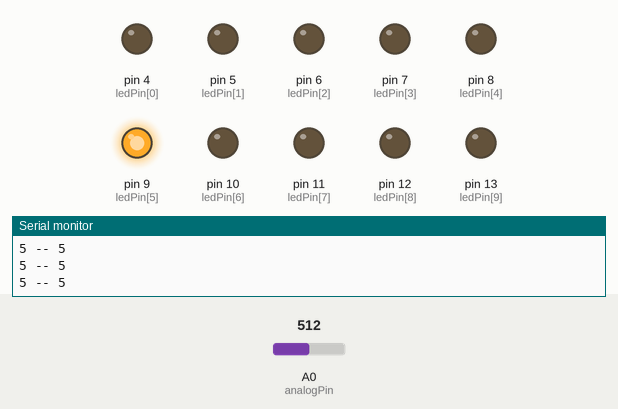
Simulated run of this sketch. Board: Arduino Uno, built with avr-gcc and run on an emulated ATmega328P. Parts: output pins drawn as LEDs (lit = HIGH), the last lines printed to the serial monitor. The test bench sets the inputs (shaded band); at power-on: A0 (analogPin) = 512.

Above: at 1.2 s.
1.3 s: A0 (analogPin) set to 497
At 1.8 s:
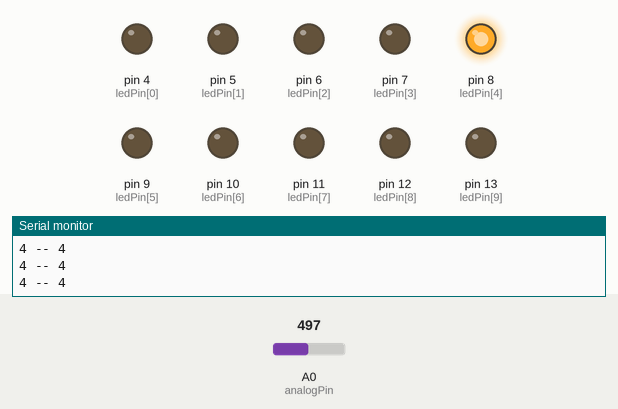
2.8 s: A0 (analogPin) set to 416
4.3 s: A0 (analogPin) set to 389
At 5.3 s:
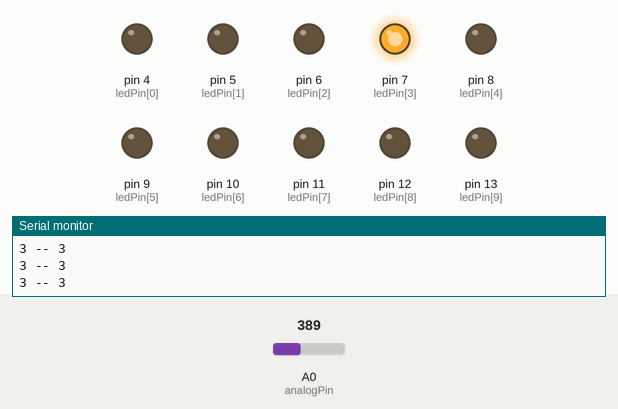
5.8 s: A0 (analogPin) set to 322
At 6.7 s:
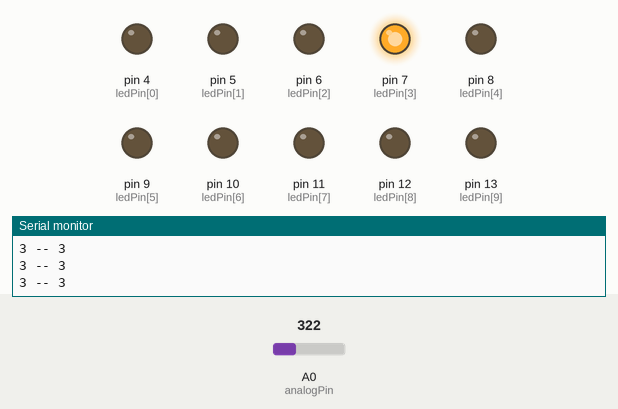
8.8 s: A0 (analogPin) set to 289
At 10.0 s:
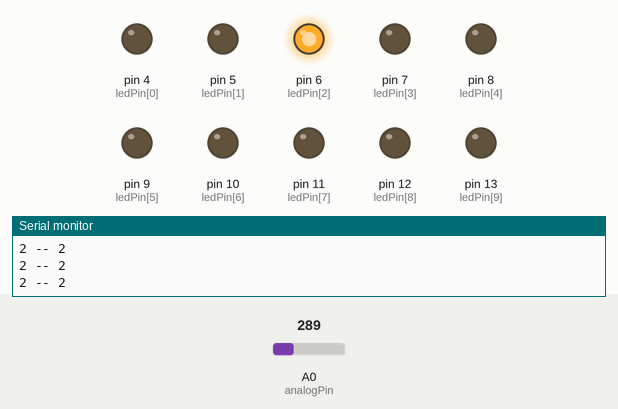
10.3 s: A0 (analogPin) set to 306
At 10.7 s:
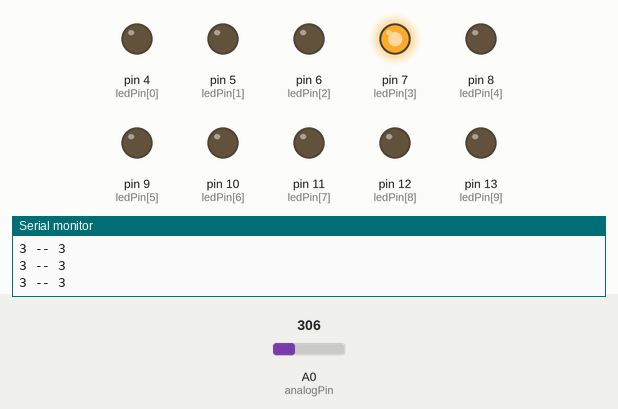
Timing chart, 0 to 12.8 s (numbered marks = the images above; inputs shaded):
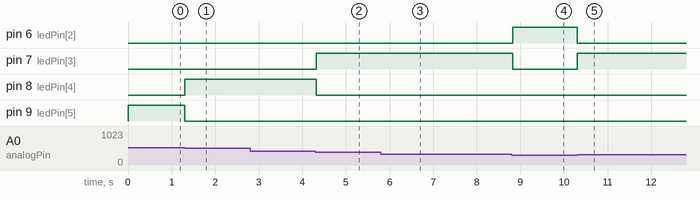

Measured:
- the behaviour switches between 510 and 509 on A0 (analogPin) (found by bisection; images 0 and 1)
- the behaviour switches between 408 and 407 on A0 (analogPin) (found by bisection; images 1 and 2)
- the behaviour switches between 306 and 305 on A0 (analogPin) (found by bisection; images 3 and 4)
- after the input at 1.3 s, pin 8 (ledPin[4]): LOW → HIGH at once; pin 9 (ledPin[5]): HIGH → LOW at once
- after the input at 4.3 s, pin 7 (ledPin[3]): LOW → HIGH at once; pin 8 (ledPin[4]): HIGH → LOW at once
- after the input at 5.8 s, pin 7 (ledPin[3]): stays HIGH (without the input it goes to LOW after 3.0 s)
- after the input at 8.8 s, pin 6 (ledPin[2]): LOW → HIGH at once; pin 7 (ledPin[3]): HIGH → LOW at once
- after the input at 10.3 s, pin 6 (ledPin[2]): HIGH → LOW at once; pin 7 (ledPin[3]): LOW → HIGH at once

The sketch:

light_line_move_LED.ino
```cpp
// 10 led's lined up in a row. a potentiometer is attached and as its
// value is adjusted, only one LED will be active

byte ledPin[] = {4,5,6,7,8,9,10,11,12,13};
int dir = 1;
int currentLED = 0;
int analogPin = 0;
int val = 0;
int originalVal = 0;

void setup() {
  for (int i=0;i<=9;i++){

  pinMode(ledPin[i],OUTPUT);
  Serial.begin(9600);
  }
}

void loop() {
  for (int i=0; i<10; i++) {
  digitalWrite(ledPin[i],LOW);
  }
  currentLED = checkPin();
  digitalWrite(ledPin[currentLED],HIGH);
  delay(20); // small delay, prevent it from fluttering and staying OFF for longer than the human eye can perceive
}

int checkPin(){
  originalVal = analogRead(analogPin)/102;
  Serial.print(val);
  Serial.print(" -- ");
  val = originalVal%10; //potentiometer reads between 0 and 1023, mod this to get a val 0-9
  Serial.println(val);
  if (originalVal > 500 && val<=1){
    return 9;
  }else{
    return val;
  }
}
```
